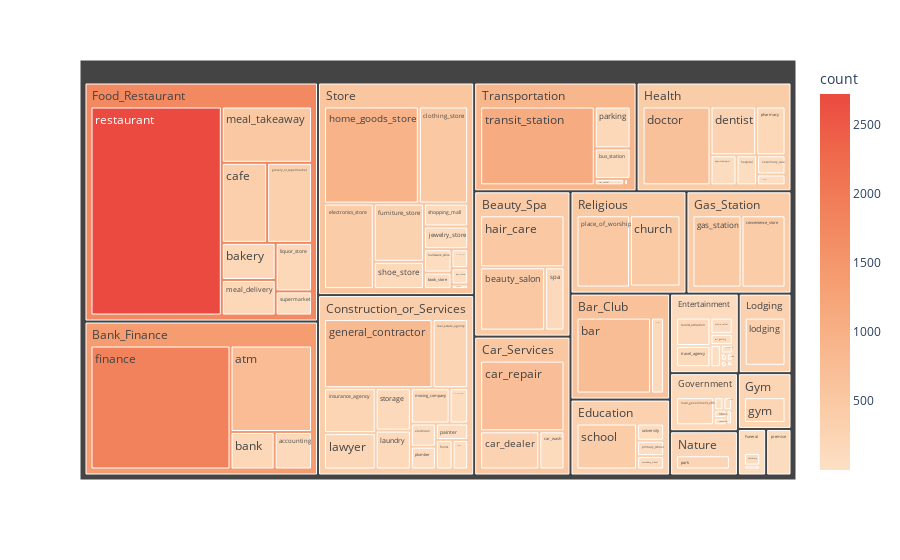

Notebook code for this chart:
### Code cell
px.treemap(types_counts_df, 
           path=['parent_type','type'], 
           values = 'count',
           color='count', color_continuous_scale='Peach')

### Figure 1 — Plotly figure (JSON) as saved in the notebook; plotly's stock layout.template omitted (floating-point values rounded to 4 significant figures)
{"data": [{"branchvalues": "total", "customdata": [[151], [3], [5], [1], [40], [759], [198], [178], [738], [487], [8], [47], [7], [134], [360], [8], [271], [23], [714], [115], [82], [467], [1], [497], [418], [18], [274], [33], [659], [38], [62], [441], [1869], [16], [53], [26], [303], [466], [802], [356], [246], [519], [67], [2], [955], [76], [248], [104], [146], [201], [20], [175], [221], [49], [336], [190], [504], [3], [58], [16], [146], [37], [1], [130], [57], [238], [184], [28], [176], [96], [502], [61], [25], [23], [97], [64], [263], [2721], [70], [9], [430], [56], [142], [105], [145], [6], [159], [87], [2], [156], [2], [1107], [116], [72], [67], [7], [97], [1395.0], [646.9], [458.3], [542.2], [389.8], [317.2], [99.2], [1749.0], [68.52], [443.3], [157.3], [246], [404.9], [327.5], [229.6], [481.7], [548.0], [879.4]], "domain": {"x": [0, 1], "y": [0, 1]}, "hovertemplate": "labels=%{label}<br>count_sum=%{value}<br>parent=%{parent}<br>id=%{id}<br>count=%{color}<extra></extra>", "ids": ["Bank_Finance/accounting", "Transportation/airport", "Entertainment/amusement_park", "Entertainment/aquarium", "Entertainment/art_gallery", "Bank_Finance/atm", "Food_Restaurant/bakery", "Bank_Finance/bank", "Bar_Club/bar", "Beauty_Spa/beauty_salon", "Store/bicycle_store", "Store/book_store", "Entertainment/bowling_alley", "Transportation/bus_station", "Food_Restaurant/cafe", "Nature/campground", "Car_Services/car_dealer", "Transportation/car_rental", "Car_Services/car_repair", "Car_Services/car_wash", "Funeral/cemetery", "Religious/church", "Government/city_hall", "Store/clothing_store", "Gas_Station/convenience_store", "Government/courthouse", "Health/dentist", "Store/department_store", "Health/doctor", "Health/drugstore", "Construction_or_Services/electrician", "Store/electronics_store", "Bank_Finance/finance", "Government/fire_station", "Construction_or_Services/florist", "Funeral/funeral_home", "Store/furniture_store", "Gas_Station/gas_station", "Construction_or_Services/general_contractor", "Food_Restaurant/grocery_or_supermarket", "Gym/gym", "Beauty_Spa/hair_care", "Store/hardware_store", "Religious/hindu_temple", "Store/home_goods_store", "Health/hospital", "Construction_or_Services/insurance_agency", "Store/jewelry_store", "Construction_or_Services/laundry", "Construction_or_Services/lawyer", "Government/library", "Food_Restaurant/liquor_store", "Government/local_government_office", "Construction_or_Services/locksmith", "Lodging/lodging", "Food_Restaurant/meal_delivery", "Food_Restaurant/meal_takeaway", "Religious/mosque", "Entertainment/movie_rental", "Entertainment/movie_theater", "Construction_or_Services/moving_company", "Entertainment/museum", "Nature/natural_feature", "Bar_Club/night_club", "Construction_or_Services/painter", "Nature/park", "Transportation/parking", "Store/pet_store", "Health/pharmacy", "Health/physiotherapist", "Religious/place_of_worship", "Construction_or_Services/plumber", "Government/police", "Government/post_office", "/premise", "Education/primary_school", "Construction_or_Services/real_estate_agency", "Food_Restaurant/restaurant", "Construction_or_Services/roofing_contractor", "Lodging/rv_park", "Education/school", "Education/secondary_school", "Store/shoe_store", "Store/shopping_mall", "Beauty_Spa/spa", "Entertainment/stadium", "Construction_or_Services/storage", "Food_Restaurant/supermarket", "Religious/synagogue", "Entertainment/tourist_attraction", "Transportation/train_station", "Transportation/transit_station", "Entertainment/travel_agency", "Education/university", "Health/veterinary_care", "Entertainment/zoo", "", "Bank_Finance", "Bar_Club", "Beauty_Spa", "Car_Services", "Construction_or_Services", "Education", "Entertainment", "Food_Restaurant", "Funeral", "Gas_Station", "Government", "Gym", "Health", "Lodging", "Nature", "Religious", "Store", "Transportation"], "labels": ["accounting", "airport", "amusement_park", "aquarium", "art_gallery", "atm", "bakery", "bank", "bar", "beauty_salon", "bicycle_store", "book_store", "bowling_alley", "bus_station", "cafe", "campground", "car_dealer", "car_rental", "car_repair", "car_wash", "cemetery", "church", "city_hall", "clothing_store", "convenience_store", "courthouse", "dentist", "department_store", "doctor", "drugstore", "electrician", "electronics_store", "finance", "fire_station", "florist", "funeral_home", "furniture_store", "gas_station", "general_contractor", "grocery_or_supermarket", "gym", "hair_care", "hardware_store", "hindu_temple", "home_goods_store", "hospital", "insurance_agency", "jewelry_store", "laundry", "lawyer", "library", "liquor_store", "local_government_office", "locksmith", "lodging", "meal_delivery", "meal_takeaway", "mosque", "movie_rental", "movie_theater", "moving_company", "museum", "natural_feature", "night_club", "painter", "park", "parking", "pet_store", "pharmacy", "physiotherapist", "place_of_worship", "plumber", "police", "post_office", "premise", "primary_school", "real_estate_agency", "restaurant", "roofing_contractor", "rv_park", "school", "secondary_school", "shoe_store", "shopping_mall", "spa", "stadium", "storage", "supermarket", "synagogue", "tourist_attraction", "train_station", "transit_station", "travel_agency", "university", "veterinary_care", "zoo", "", "Bank_Finance", "Bar_Club", "Beauty_Spa", "Car_Services", "Construction_or_Services", "Education", "Entertainment", "Food_Restaurant", "Funeral", "Gas_Station", "Government", "Gym", "Health", "Lodging", "Nature", "Religious", "Store", "Transportation"], "marker": {"coloraxis": "coloraxis", "colors": [151, 3, 5, 1, 40, 759, 198, 178, 738, 487, 8, 47, 7, 134, 360, 8, 271, 23, 714, 115, 82, 467, 1, 497, 418, 18, 274, 33, 659, 38, 62, 441, 1869, 16, 53, 26, 303, 466, 802, 356, 246, 519, 67, 2, 955, 76, 248, 104, 146, 201, 20, 175, 221, 49, 336, 190, 504, 3, 58, 16, 146, 37, 1, 130, 57, 238, 184, 28, 176, 96, 502, 61, 25, 23, 97, 64, 263, 2721, 70, 9, 430, 56, 142, 105, 145, 6, 159, 87, 2, 156, 2, 1107, 116, 72, 67, 7, 97, 1395.0, 646.9, 458.3, 542.2, 389.8, 317.2, 99.2, 1749.0, 68.52, 443.3, 157.3, 246, 404.9, 327.5, 229.6, 481.7, 548.0, 879.4]}, "name": "", "parents": ["Bank_Finance", "Transportation", "Entertainment", "Entertainment", "Entertainment", "Bank_Finance", "Food_Restaurant", "Bank_Finance", "Bar_Club", "Beauty_Spa", "Store", "Store", "Entertainment", "Transportation", "Food_Restaurant", "Nature", "Car_Services", "Transportation", "Car_Services", "Car_Services", "Funeral", "Religious", "Government", "Store", "Gas_Station", "Government", "Health", "Store", "Health", "Health", "Construction_or_Services", "Store", "Bank_Finance", "Government", "Construction_or_Services", "Funeral", "Store", "Gas_Station", "Construction_or_Services", "Food_Restaurant", "Gym", "Beauty_Spa", "Store", "Religious", "Store", "Health", "Construction_or_Services", "Store", "Construction_or_Services", "Construction_or_Services", "Government", "Food_Restaurant", "Government", "Construction_or_Services", "Lodging", "Food_Restaurant", "Food_Restaurant", "Religious", "Entertainment", "Entertainment", "Construction_or_Services", "Entertainment", "Nature", "Bar_Club", "Construction_or_Services", "Nature", "Transportation", "Store", "Health", "Health", "Religious", "Construction_or_Services", "Government", "Government", "", "Education", "Construction_or_Services", "Food_Restaurant", "Construction_or_Services", "Lodging", "Education", "Education", "Store", "Store", "Beauty_Spa", "Entertainment", "Construction_or_Services", "Food_Restaurant", "Religious", "Entertainment", "Transportation", "Transportation", "Entertainment", "Education", "Health", "Entertainment", "", "", "", "", "", "", "", "", "", "", "", "", "", "", "", "", "", "", ""], "type": "treemap", "values": [151, 3, 5, 1, 40, 759, 198, 178, 738, 487, 8, 47, 7, 134, 360, 8, 271, 23, 714, 115, 82, 467, 1, 497, 418, 18, 274, 33, 659, 38, 62, 441, 1869, 16, 53, 26, 303, 466, 802, 356, 246, 519, 67, 2, 955, 76, 248, 104, 146, 201, 20, 175, 221, 49, 336, 190, 504, 3, 58, 16, 146, 37, 1, 130, 57, 238, 184, 28, 176, 96, 502, 61, 25, 23, 97, 64, 263, 2721, 70, 9, 430, 56, 142, 105, 145, 6, 159, 87, 2, 156, 2, 1107, 116, 72, 67, 7, 97, 2957, 868, 1151, 1100, 2317, 622, 449, 4591, 108, 884, 324, 246, 1386, 345, 247, 976, 2730, 1453]}], "layout": {"coloraxis": {"colorbar": {"title": {"text": "count"}}, "colorscale": [[0, "rgb(253, 224, 197)"], [0.1667, "rgb(250, 203, 166)"], [0.3333, "rgb(248, 181, 139)"], [0.5, "rgb(245, 158, 114)"], [0.6667, "rgb(242, 133, 93)"], [0.8333, "rgb(239, 106, 76)"], [1, "rgb(235, 74, 64)"]]}, "legend": {"tracegroupgap": 0}, "margin": {"t": 60}}}
